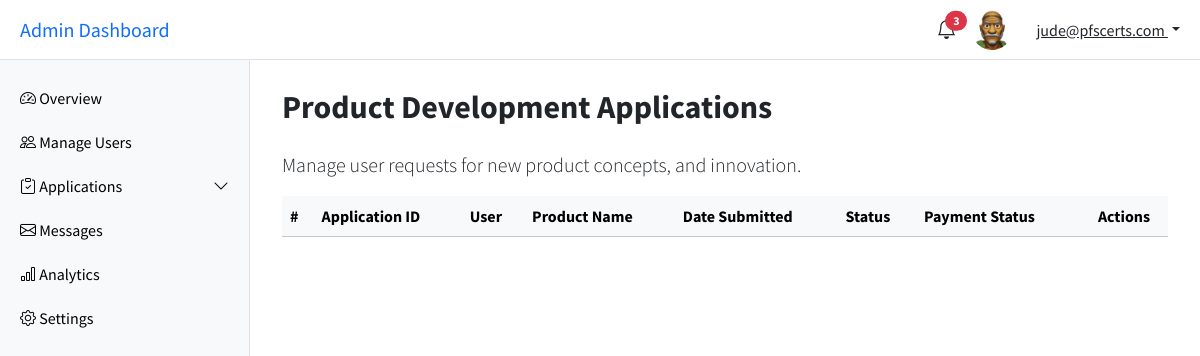
Page /dashboard/admin/product_development_applications (signed in) on the committed database.
### account/models.py (models this page shows, shortened)
class CustomUser(AbstractUser):
    email = models.EmailField(unique=True)
    username = models.CharField(max_length=100)
    first_name = models.CharField(max_length=50)
    last_name = models.CharField(max_length=50, blank=True)
    business_name = models.CharField(max_length=250)
    phone_number = models.CharField(max_length=30)
    whatsapp_number = models.CharField(max_length=30)
    instagram_handle = models.CharField(max_length=30, blank=True)
    facebook_handle = models.CharField(max_length=30, blank=True)
    profile_photo = models.ImageField(upload_to='users/profile_photos/', null=True, blank=True)
    bio = models.TextField(blank=True)
    x_handle = models.CharField(max_length=30, blank=True)
    linkedin_handle = models.CharField(max_length=30, blank=True)
    USERNAME_FIELD = 'email'
    REQUIRED_FIELDS = ['username']

### main/views.py (the view)
# urls.py: path('dashboard/admin/product_development_applications', product_development_applications, name='product-development-applications'),
@user_passes_test(lambda u: u.is_staff or u.is_superuser)
def product_development_applications(request):
    return render(request, 'main/product-development-applications.html')

### main/templates/main/product-development-applications.html (shortened to what this page needs)
{% extends "main/admin-base.html" %} {% block title %}Product Development Applications | Admin{% endblock %} {% block content %}
<main class="main-content">
  <div class="container">
    <div class="row">
      <h2 class="fw-bold mb-4 mt-2">Product Development Applications</h2>
      <p class="lead">Manage user requests for new product concepts, and innovation.</p>
    </div>
    <div class="table-responsive">
      <table class="table mb-0 align-middle">
        <thead class="table-light">
          <tr>
            <th>#</th>
            <th>Application ID</th>
            <th>User</th>
            <th>Product Name</th>
            <th>Date Submitted</th>
            <th>Status</th>
            <th>Payment Status</th>
            <th class="text-center">Actions</th>
          </tr>
        </thead>
      </table>
    </div>
  </div>
</main>
{% endblock %}>

### main/templates/main/admin-base.html (shortened to what this page needs)
<!DOCTYPE html>
{% load static %}
<html lang="en">
<head>
  <link href="https://cdn.jsdelivr.net/npm/bootstrap@5.3.3/dist/css/bootstrap.min.css" rel="stylesheet">
  <link href="https://cdn.jsdelivr.net/npm/bootstrap-icons@1.10.5/font/bootstrap-icons.css" rel="stylesheet">
</head>
<body>
<header class="topbar">
  <h5 class="m-0 d-none d-lg-block">
    <a href="{% url 'admin-dashboard' %}" class="text-decoration-none">Admin Dashboard</a>
  </h5>
  <div class="d-flex align-items-center gap-3 ms-auto">
    <div class="dropdown">
      <a href="#" class="text-dark position-relative" id="notifDropdown" data-bs-toggle="dropdown" aria-expanded="false">
        <i class="bi bi-bell fs-5"></i>
        <span class="position-absolute top-0 start-100 translate-middle badge rounded-pill bg-danger">3</span>
      </a>
    </div>
    <img src="{% if user.profile_photo %}{{ user.profile_photo.url }}{% else %}https://ui-avatars.com/api/?name={{ user.first_name }}+{{ user.last_name }}&background=0D8ABC&color=fff&size=40{% endif %}" alt="Profile" class="rounded-circle me-2" style="width: 40px; height: 40px; object-fit: cover;">
    <div class="dropdown">
      <a class="dropdown-toggle text-dark" href="#" id="userDropdown" data-bs-toggle="dropdown" aria-expanded="false">
        {{ request.user.email }}
      </a>
    </div>
  </div>
</header>
<nav class="sidebar overflow-auto" id="sidebar">
  <a href="{% url "admin-dashboard" %}"><i class="bi bi-speedometer2"></i> Overview</a>
  <a href="{% url "manage-users" %}"><i class="bi bi-people"></i> Manage Users</a>
  <a data-bs-toggle="collapse" href="#servicesMenu" role="button" aria-expanded="false" aria-controls="servicesMenu">
    <i class="bi bi-clipboard-check"></i> Applications
    <i class="bi bi-chevron-down float-end"></i>
  </a>
  <a href="#"><i class="bi bi-envelope"></i> Messages</a>
  <a href="#"><i class="bi bi-bar-chart"></i> Analytics</a>
  <a href="#"><i class="bi bi-gear"></i> Settings</a>
</nav>
{% block content %}{% endblock content %}
</body>
</html>

### main/templates/main/admin-base.html (style rules this page uses)
body { font-family: 'Source Sans Pro', sans-serif; }
.sidebar { position: fixed; top: 60px; left: 0; height: 100vh; width: 250px; background: #f8f9fa; border-right: 1px solid #dee2e6; padding-top: 1rem; transition: transform 0.3s ease; }
.sidebar a { padding: 10px 20px; display: block; color: #000; text-decoration: none; }
.main-content { margin-left: 250px; padding: 80px 20px 20px; transition: margin-left 0.3s; }
.topbar { position: fixed; top: 0; left: 0; right: 0; height: 60px; background-color: #fff; border-bottom: 1px solid #dee2e6; display: flex; align-items: center; justify-content: space-between; padding: 0 20px; z-index: 1030; }

### rows in the picture
CustomUser: profile_photo (picture), user.email "jude@pfscerts.com"
